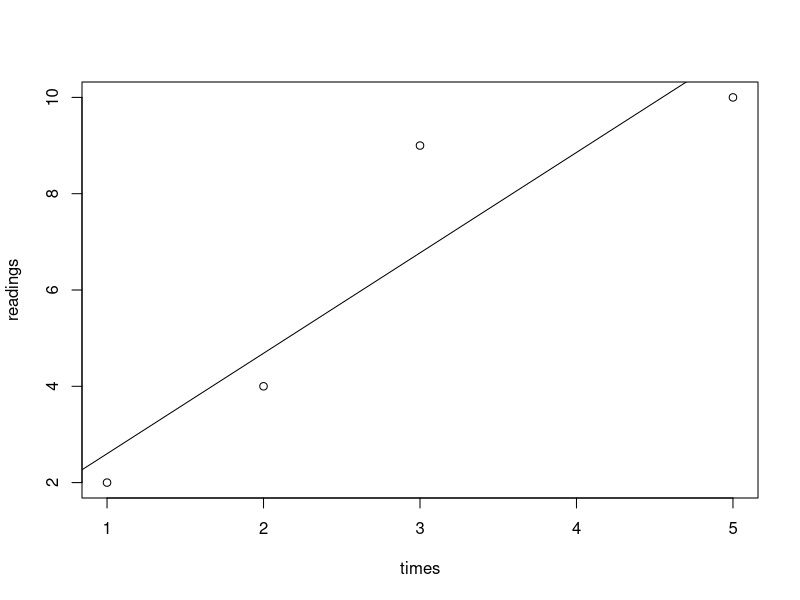

This chart was generated by the following R code:
## ---- chunk 1

## ---- chunk 2
# create some sample matrices
matrixA <- matrix(1:100, nrow = 10)
matrixB <- matrix(1:1000, nrow = 10)
matrixC <- matrix(c(1,2,3,4), nrow = 2)
matrixD <- matrix(c(5,6,7,8), nrow = 2)


# transpose
matrixA
t(matrixA)


# matrix multiplication -- commented out to make the output reasonable
# matrixA %*% matrixB

# inverse
solve(matrixC)

# determinant
det(matrixD)

# scalar and vector multiplication
2 * matrixA
vectorA <- c(5,6,7,8)
vectorA * matrixC

## ---- chunk 3
theGame<-matrix(c(0,1,-1,-1,-1,0,1,-1,1,-1,0,1,1,1,-1,0), nrow=4, byrow = TRUE)
theGame

randomStrat<-matrix( c(1/2,1/2,0,0), nrow = 4, byrow = TRUE)
MASS::fractions(randomStrat)

MASS::fractions(theGame %*% randomStrat)
## ---- chunk 4
#L2 Regression
# xBar = (aTranspose %*% a)^-1 %*% aTranspose %*% b

l2Regression <- function(matrixA, matrixB) {
aTranspose <- t(matrixA)
xBar <- solve(aTranspose %*% matrixA) %*% aTranspose %*% matrixB

return(xBar)
}

times <- c(1,2,3,5)
readings <- c(2,4,9,10)

timeMatrix <- matrix ( c(times,rep(1,length(times))), nrow = length(times))
readingsMatrix <- matrix(readings, nrow = length(readings))

# the solution is the slope and intercept of the line of best fit
# for least
solution<-l2Regression(timeMatrix, readingsMatrix)
MASS::fractions(solution)

plot(times,readings)
abline(solution[2], solution[1])
